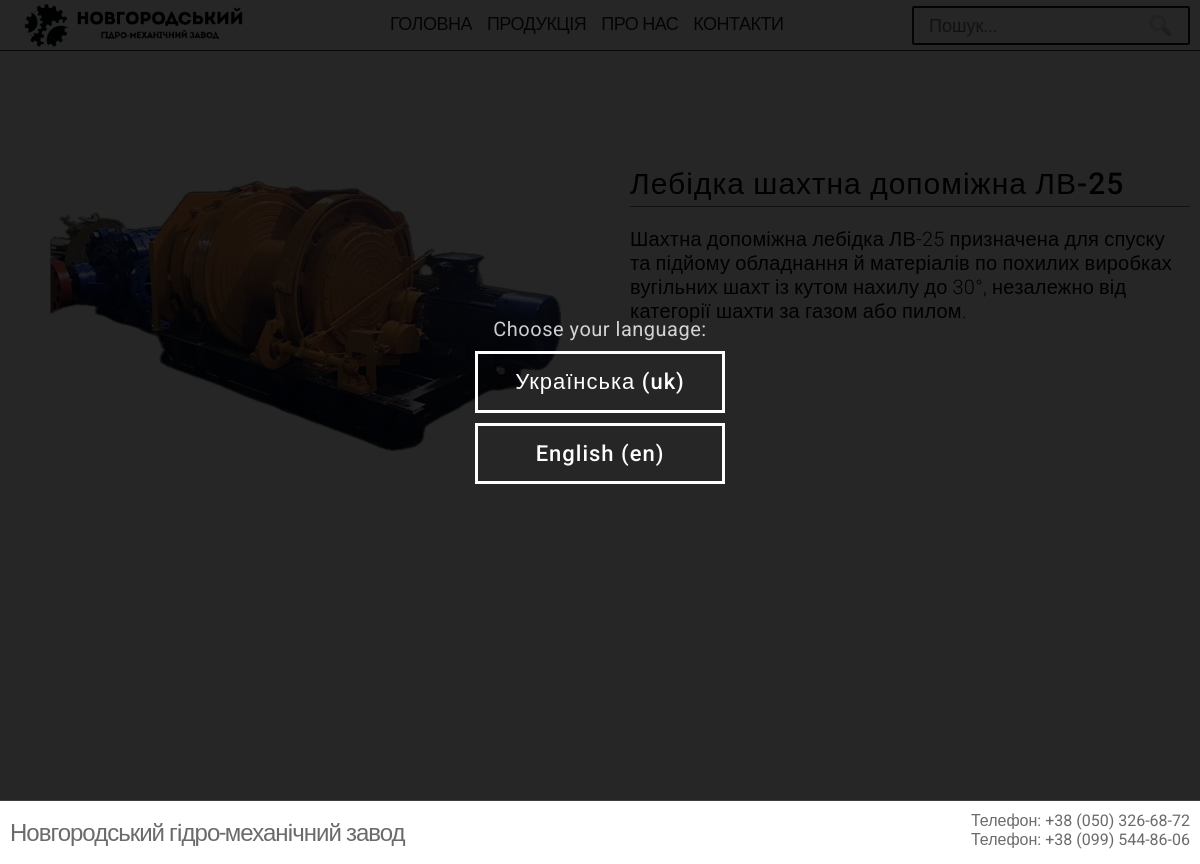
Page /uk/product/lebidka-shahtna-dopomizhna-lv-25/ on the committed database.
### main/models.py (models this page shows, shortened)
class Product(models.Model):
    tag = models.SlugField(default='', null=True, unique=True)
    addingTime = models.DateTimeField(auto_now_add=True, null=True)
    name = models.CharField(max_length=96)
    description = models.TextField()
    photo = models.ImageField(storage=UUIDFileStorage)
    characteristics = models.FileField(
        storage=UUIDFileStorage, upload_to="products_data",
        validators=[
            FileExtensionValidator(allowed_extensions=['xls', 'xlsx'])
        ]
    )
    category = models.ForeignKey(Category, on_delete=models.CASCADE, default=1)
    class Meta:
        db_table_comment = "Products"
        ordering = ('tag',)
        verbose_name = "Product"
        verbose_name_plural = "Products"

### main/views.py (the view)
# urls.py: path('product/<slug:tag>/', views.product_view, name='product'),
def product_view(request, tag):
    product = get_object_or_404(Product, tag=tag)
    return renderPage(
        request, 'main/product.html',
        title=product.name,
        menuSelect='products',
        product=product,
    )

### main/views.py (called while the page is built)
def renderPage(request, templateName, *args, **kwargs):
    builtinArgs = {
        'get': request.GET,
        'mainMenu': mainMenu,
        'media_url': settings.MEDIA_URL,
    }
    for k, v in kwargs.items():
        builtinArgs[k] = v
    return render(request, templateName, builtinArgs)

### main/templates/main/product.html (shortened to what this page needs)
{% extends "main/base.html" %}
{% load static %}
{% load i18n %}
{% block styles %}
    <link rel="stylesheet" href="{% static 'main/css/product.css' %}">
{% endblock %}
{% block body %}
    <div class="container-wrapper">
        <div class="product-info container">
            <div class="preview">
                <div class="image">
                    <img src="{{ media_url }}{{ product.photo }}" class="photo" onclick="viewImage(this);">
                </div>
                <div class="title">{{ product.name }}</div>
                <div class="description">{{ product.description }}</div>
            </div>
        </div>
    </div>
{% endblock %}

### main/static/main/css/base.css (style rules this page uses)
:root { --gray: #3E3E3E; --metal: #6B6B6B; --brown: #B4906F; --orange: darkorange; --background-orange: rgba(255, 140, 0, 0.25); --blue: #9FCFFF; --white: #FEFEFE; --black: #1B1B1B; --yellow: #D2A701; }
html { -webkit-text-size-adjust: 100%; -moz-text-size-adjust: 100%; -ms-text-size-adjust: 100%; text-size-adjust: 100%; }
* { margin: 0px; padding: 0px; font-family: "Roboto", sans-serif; text-decoration: none; outline: none; }
img { user-select: none; user-drag: none; -webkit-user-drag: none; user-select: none; -moz-user-select: none; -webkit-user-select: none; -ms-user-select: none; }
.container-wrapper { display: flex; justify-content: center; width: 100%; }
.container { max-width: 1200px; margin-left: 10px; margin-right: 10px; width: calc(100% - 20px); }

### rows in the picture
Product: photo (picture), name "Лебідка шахтна допоміжна ЛВ-25", description "Шахтна допоміжна лебідка ЛВ-25 призначена для спуску та підйому обладнання й матеріалів по похилих виробках вугільних шахт із кутом нахилу до 30°, незалежно від категорії шахти за газом або пилом."
